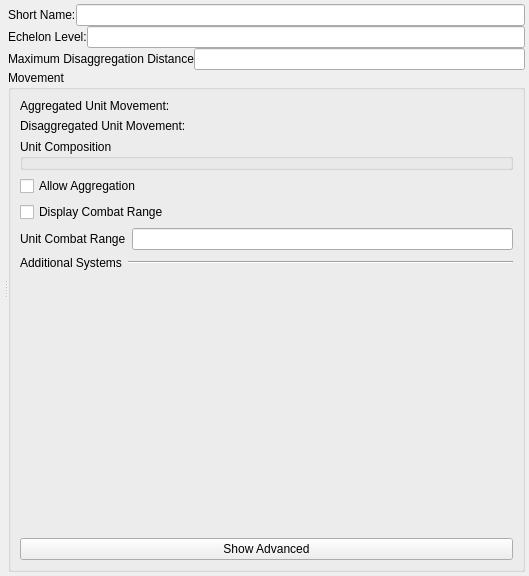
<?xml version="1.0" encoding="UTF-8"?>
<ui version="4.0">
 <class>Form</class>
 <widget class="QWidget" name="Form">
  <property name="geometry">
   <rect>
    <x>0</x>
    <y>0</y>
    <width>529</width>
    <height>576</height>
   </rect>
  </property>
  <property name="windowTitle">
   <string>Form</string>
  </property>
  <layout class="QVBoxLayout" name="verticalLayout_6">
   <property name="margin">
    <number>4</number>
   </property>
   <item>
    <widget class="QSplitter" name="splitter">
     <property name="midLineWidth">
      <number>0</number>
     </property>
     <property name="orientation">
      <enum>Qt::Horizontal</enum>
     </property>
     <widget class="QWidget" name="layoutWidget">
      <layout class="QVBoxLayout" name="verticalLayout_3">
       <property name="margin">
        <number>0</number>
       </property>
       <item>
        <widget class="QWidget" name="myGeneralCanvas" native="true">
         <property name="sizePolicy">
          <sizepolicy hsizetype="MinimumExpanding" vsizetype="Fixed">
           <horstretch>0</horstretch>
           <verstretch>0</verstretch>
          </sizepolicy>
         </property>
         <property name="element_type" stdset="0">
          <string notr="true">general_canvas</string>
         </property>
        </widget>
       </item>
       <item>
        <widget class="QWidget" name="myDisplayCanvas" native="true">
         <property name="sizePolicy">
          <sizepolicy hsizetype="MinimumExpanding" vsizetype="MinimumExpanding">
           <horstretch>0</horstretch>
           <verstretch>0</verstretch>
          </sizepolicy>
         </property>
         <property name="minimumSize">
          <size>
           <width>0</width>
           <height>0</height>
          </size>
         </property>
         <property name="element_type" stdset="0">
          <string notr="true">display_widget_canvas</string>
         </property>
        </widget>
       </item>
      </layout>
     </widget>
     <widget class="QWidget" name="widget" native="true">
      <layout class="QVBoxLayout" name="verticalLayout_4">
       <property name="spacing">
        <number>0</number>
       </property>
       <property name="leftMargin">
        <number>0</number>
       </property>
       <property name="topMargin">
        <number>0</number>
       </property>
       <property name="bottomMargin">
        <number>0</number>
       </property>
       <item>
        <layout class="QHBoxLayout" name="horizontalLayout">
         <item>
          <widget class="QLabel" name="short_name_label">
           <property name="text">
            <string>Short Name:</string>
           </property>
          </widget>
         </item>
         <item>
          <widget class="QLineEdit" name="short_name"/>
         </item>
        </layout>
       </item>
       <item>
        <layout class="QHBoxLayout" name="horizontalLayout_12">
         <item>
          <widget class="QLabel" name="echelon_level_label">
           <property name="text">
            <string>Echelon Level:</string>
           </property>
          </widget>
         </item>
         <item>
          <widget class="QLineEdit" name="echelon_level"/>
         </item>
        </layout>
       </item>
       <item>
        <layout class="QHBoxLayout" name="horizontalLayout_2">
         <item>
          <widget class="QLabel" name="disaggregation_range_label">
           <property name="text">
            <string>Maximum Disaggregation Distance</string>
           </property>
          </widget>
         </item>
         <item>
          <widget class="QLineEdit" name="disaggregation_range">
           <property name="display-units" stdset="0">
            <string notr="true">meters</string>
           </property>
           <property name="source-units" stdset="0">
            <string notr="true">meters</string>
           </property>
           <property name="hide_by_default" stdset="0">
            <bool>true</bool>
           </property>
          </widget>
         </item>
        </layout>
       </item>
       <item>
        <widget class="QGroupBox" name="movementGroupBox">
         <property name="title">
          <string>Movement</string>
         </property>
         <layout class="QVBoxLayout" name="verticalLayout">
          <item>
           <layout class="QHBoxLayout" name="horizontalLayout_7">
            <item>
             <widget class="QLabel" name="aggregated_movement_system_label">
              <property name="text">
               <string>Aggregated Unit Movement:</string>
              </property>
             </widget>
            </item>
            <item>
             <widget class="QWidget" name="aggregated_movement_system" native="true">
              <property name="category" stdset="0">
                 <string notr="true">aggregated-movement</string>
              </property>
              <property name="none-selected-text" stdset="0">
               <string>Immobile</string>
              </property>
              <property name="element_type" stdset="0">
               <string notr="true">single_system_selector</string>
              </property>
             </widget>
            </item>
           </layout>
          </item>
          <item>
           <layout class="QHBoxLayout" name="horizontalLayout_8">
            <item>
             <widget class="QLabel" name="disaggregated_movement_system_label">
              <property name="text">
               <string>Disaggregated Unit Movement:</string>
              </property>
             </widget>
            </item>
            <item>
             <widget class="QWidget" name="disaggregated_movement_system" native="true">
              <property name="category" stdset="0">
                 <string notr="true">disaggregated-movement</string>
              </property>
              <property name="none-selected-text" stdset="0">
               <string>Immobile</string>
              </property>
              <property name="element_type" stdset="0">
               <string notr="true">single_system_selector</string>
              </property>
             </widget>
            </item>
           </layout>
          </item>
          <item>
           <widget class="QGroupBox" name="aggregate_composition_editor_group_box">
            <property name="title">
             <string>Unit Composition</string>
            </property>
            <layout class="QVBoxLayout" name="verticalLayout_2">
             <property name="margin">
              <number>2</number>
             </property>
             <item>
              <widget class="QWidget" name="aggregate_composition" native="true"/>
             </item>
             <item>
              <layout class="QVBoxLayout" name="verticalLayout_5"/>
             </item>
            </layout>
           </widget>
          </item>
          <item>
           <widget class="QCheckBox" name="allow_aggregation">
            <property name="toolTip">
             <string>Allow model to convert to a aggregated unit .</string>
            </property>
            <property name="text">
             <string>Allow Aggregation</string>
            </property>
            <property name="hide_by_default" stdset="0">
             <bool>true</bool>
            </property>
           </widget>
          </item>
          <item>
           <widget class="QCheckBox" name="display_combat_range">
            <property name="toolTip">
             <string>Toggles display of combat range ring.</string>
            </property>
            <property name="text">
             <string>Display Combat Range</string>
            </property>
            <property name="hide_by_default" stdset="0">
             <bool>true</bool>
            </property>
           </widget>
          </item>
          <item>
           <layout class="QHBoxLayout" name="horizontalLayout_3">
            <item>
             <widget class="QLabel" name="combat_range_label">
              <property name="toolTip">
               <string>Combat range to display when in aggregated unit mode.  Does not have any effect on entity behavior.</string>
              </property>
              <property name="text">
               <string>Unit Combat Range</string>
              </property>
             </widget>
            </item>
            <item>
             <widget class="QLineEdit" name="combat_range">
              <property name="toolTip">
               <string>Combat range to display when in aggregated unit mode.  Does not have any effect on entity behavior.</string>
              </property>
              <property name="hide_by_default" stdset="0">
               <bool>true</bool>
              </property>
             </widget>
            </item>
           </layout>
          </item>
          <item>
           <layout class="QVBoxLayout" name="verticalLayout_7">
            <item>
             <layout class="QHBoxLayout" name="horizontalLayout_11">
              <item>
               <widget class="QLabel" name="other_system_selector_label">
                <property name="sizePolicy">
                 <sizepolicy hsizetype="Fixed" vsizetype="Fixed">
                  <horstretch>0</horstretch>
                  <verstretch>0</verstretch>
                 </sizepolicy>
                </property>
                <property name="text">
                 <string>Additional Systems</string>
                </property>
               </widget>
              </item>
              <item>
               <widget class="Line" name="line_3">
                <property name="orientation">
                 <enum>Qt::Horizontal</enum>
                </property>
               </widget>
              </item>
             </layout>
            </item>
            <item>
             <widget class="QWidget" name="other_system_selector" native="true">
              <property name="category" stdset="0">
                 <string notr="true">other</string>
              </property>
              <property name="element_type" stdset="0">
               <string notr="true">multi_system_selector</string>
              </property>
             </widget>
            </item>
           </layout>
          </item>
          <item>
           <spacer name="verticalSpacer">
            <property name="orientation">
             <enum>Qt::Vertical</enum>
            </property>
            <property name="sizeHint" stdset="0">
             <size>
              <width>20</width>
              <height>40</height>
             </size>
            </property>
           </spacer>
          </item>
          <item>
           <widget class="QPushButton" name="myShowAdvanced">
            <property name="text">
             <string>Show Advanced</string>
            </property>
            <property name="checkable">
             <bool>true</bool>
            </property>
            <property name="signal_slot" stdset="0">
             <string>toggled(bool);this;showHiddenControls(bool)</string>
            </property>
           </widget>
          </item>
         </layout>
        </widget>
       </item>
      </layout>
      <zorder>movementGroupBox</zorder>
      <zorder></zorder>
      <zorder></zorder>
      <zorder></zorder>
     </widget>
    </widget>
   </item>
  </layout>
 </widget>
 <resources/>
 <connections>
  <connection>
   <sender>display_combat_range</sender>
   <signal>toggled(bool)</signal>
   <receiver>combat_range</receiver>
   <slot>setEnabled(bool)</slot>
   <hints>
    <hint type="sourcelabel">
     <x>72</x>
     <y>250</y>
    </hint>
    <hint type="destinationlabel">
     <x>188</x>
     <y>275</y>
    </hint>
   </hints>
  </connection>
 </connections>
</ui>
